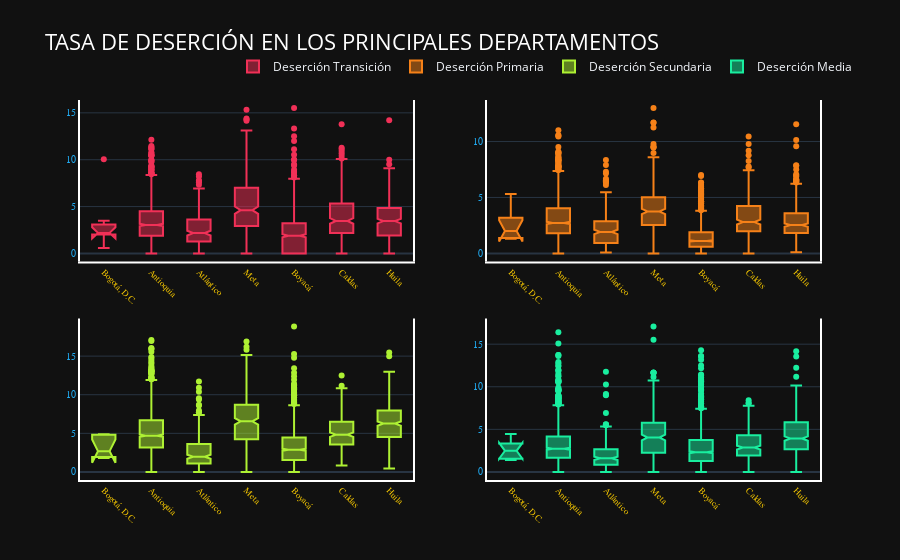

Notebook source saved alongside this figure:
### Code cell
Figura4 = make_subplots(rows=2, cols=2, start_cell = "top-left")

Figura4.add_trace(go.Box(
    x = data2.index, y = data2["DESERCIÓN_TRANSICIÓN"],
    name = "Deserción Transición", marker_color = "#F13057", notched = True), row = 1, col = 1)
Figura4.add_trace(go.Box(
    x = data2.index, y = data2["DESERCIÓN_PRIMARIA"],
    name = "Deserción Primaria", marker_color = "#F68118", notched = True), row = 1, col = 2)
Figura4.add_trace(go.Box(
    x = data2.index, y = data2["DESERCIÓN_SECUNDARIA"],
    name = "Deserción Secundaria", marker_color = "#AEF133", notched = True), row = 2, col = 1)
Figura4.add_trace(go.Box(
    x = data2.index, y = data2["DESERCIÓN_MEDIA"],
    name = "Deserción Media", marker_color = "#19EE9F", notched = True), row = 2, col = 2)

#Figura4.update_layout(title_text="Box Plot Styling Outliers")

Figura4.update_layout(
    template = "plotly_dark",
    legend = dict(orientation = "h", yanchor = "bottom", y = 1.05, xanchor = "right", x = 1.05),
    # Personalización de Títulos
    title_text = "TASA DE DESERCIÓN EN LOS PRINCIPALES DEPARTAMENTOS",
    title_font_family = "Open Sans",
    title_font_color = "#FFFFFF",
    title_font_size = 22,
)
Figura4.update_xaxes(
    tickangle = 45,
    tickfont = dict(size = 9, family = "Arial", color = "#F9CA00"),
    showline = True, linewidth = 2, linecolor = "#FFFFFF",
)
Figura4.update_yaxes(
    tickfont = dict(size = 10, family = "Arial", color = "#21ACF3"),
    showline = True, linewidth = 2, linecolor = "#FFFFFF", mirror = True
)
Figura4.show()

### Figure 1 — Plotly figure (JSON) as saved in the notebook; plotly's stock layout.template omitted (floating-point values rounded to 4 significant figures; data arrays with more than 128 entries replaced by an {"elided": "..."} marker saying what was removed)
{"data": [{"marker": {"color": "#F13057"}, "name": "Deserción Transición", "notched": true, "type": "box", "x": {"elided": "3649 str values"}, "xaxis": "x", "y": {"elided": "3649 float values"}, "yaxis": "y"}, {"marker": {"color": "#F68118"}, "name": "Deserción Primaria", "notched": true, "type": "box", "x": {"elided": "3649 str values"}, "xaxis": "x2", "y": {"elided": "3649 float values"}, "yaxis": "y2"}, {"marker": {"color": "#AEF133"}, "name": "Deserción Secundaria", "notched": true, "type": "box", "x": {"elided": "3649 str values"}, "xaxis": "x3", "y": {"elided": "3649 float values"}, "yaxis": "y3"}, {"marker": {"color": "#19EE9F"}, "name": "Deserción Media", "notched": true, "type": "box", "x": {"elided": "3649 str values"}, "xaxis": "x4", "y": {"elided": "3649 float values"}, "yaxis": "y4"}], "layout": {"autosize": true, "legend": {"orientation": "h", "x": 1.05, "xanchor": "right", "y": 1.05, "yanchor": "bottom"}, "title": {"font": {"color": "#FFFFFF", "family": "Open Sans", "size": 22}, "text": "TASA DE DESERCIÓN EN LOS PRINCIPALES DEPARTAMENTOS"}, "xaxis": {"anchor": "y", "autorange": true, "domain": [0, 0.45], "linecolor": "#FFFFFF", "linewidth": 2, "range": [-0.5, 6.5], "showline": true, "tickangle": 45, "tickfont": {"color": "#F9CA00", "family": "Arial", "size": 9}, "type": "category"}, "xaxis2": {"anchor": "y2", "autorange": true, "domain": [0.55, 1], "linecolor": "#FFFFFF", "linewidth": 2, "range": [-0.5, 6.5], "showline": true, "tickangle": 45, "tickfont": {"color": "#F9CA00", "family": "Arial", "size": 9}, "type": "category"}, "xaxis3": {"anchor": "y3", "autorange": true, "domain": [0, 0.45], "linecolor": "#FFFFFF", "linewidth": 2, "range": [-0.5, 6.5], "showline": true, "tickangle": 45, "tickfont": {"color": "#F9CA00", "family": "Arial", "size": 9}, "type": "category"}, "xaxis4": {"anchor": "y4", "autorange": true, "domain": [0.55, 1], "linecolor": "#FFFFFF", "linewidth": 2, "range": [-0.5, 6.5], "showline": true, "tickangle": 45, "tickfont": {"color": "#F9CA00", "family": "Arial", "size": 9}, "type": "category"}, "yaxis": {"anchor": "x", "autorange": true, "domain": [0.575, 1], "linecolor": "#FFFFFF", "linewidth": 2, "mirror": true, "range": [-0.8617, 16.37], "showline": true, "tickfont": {"color": "#21ACF3", "family": "Arial", "size": 10}, "type": "linear"}, "yaxis2": {"anchor": "x2", "autorange": true, "domain": [0.575, 1], "linecolor": "#FFFFFF", "linewidth": 2, "mirror": true, "range": [-0.7217, 13.71], "showline": true, "tickfont": {"color": "#21ACF3", "family": "Arial", "size": 10}, "type": "linear"}, "yaxis3": {"anchor": "x3", "autorange": true, "domain": [0, 0.425], "linecolor": "#FFFFFF", "linewidth": 2, "mirror": true, "range": [-1.046, 19.88], "showline": true, "tickfont": {"color": "#21ACF3", "family": "Arial", "size": 10}, "type": "linear"}, "yaxis4": {"anchor": "x4", "autorange": true, "domain": [0, 0.425], "linecolor": "#FFFFFF", "linewidth": 2, "mirror": true, "range": [-0.9483, 18.02], "showline": true, "tickfont": {"color": "#21ACF3", "family": "Arial", "size": 10}, "type": "linear"}}}
